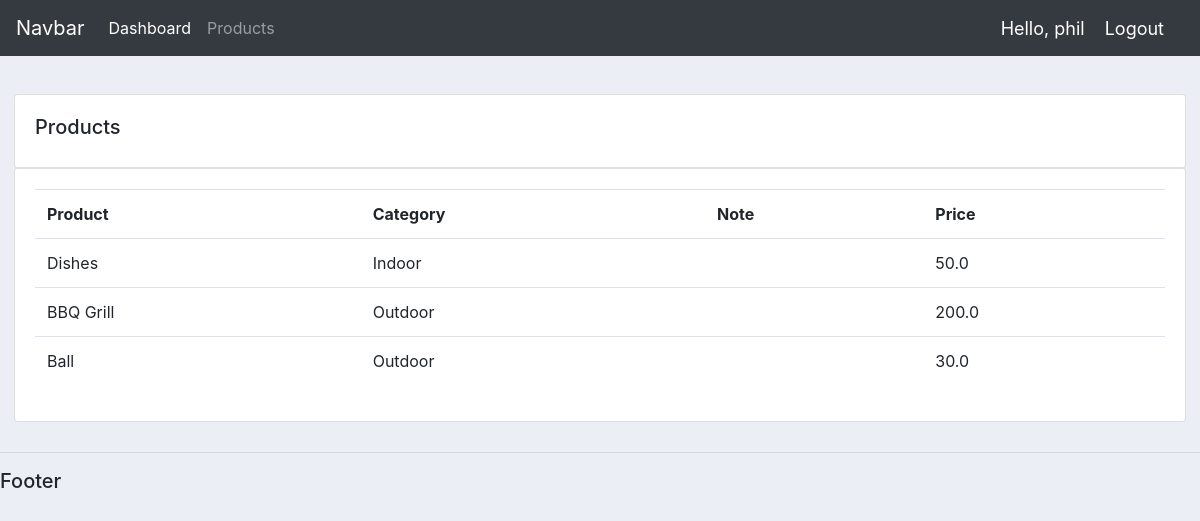
Screenshot of /products/ (signed in) with the database file from the repository.
### accounts/models.py (models this page shows, shortened)
class Product(models.Model):
    CATEGORY = (
        ('Indoor', 'Indoor'),
        ('Outdoor', 'Outdoor'),
    )
    name = models.CharField(max_length=200, null=True)
    price = models.FloatField(null=True)
    category = models.CharField(max_length=200, null=True, choices=CATEGORY)
    description = models.CharField(max_length=200, null=True, blank=True)
    tags = models.ManyToManyField(Tag)
    date_created = date_created = models.DateTimeField(auto_now_add=True, null=True)

### accounts/decorators.py (the view)
        def wrapper_func(request, *args, **kwargs):
            group = None
            if request.user.groups.exists():
                group = request.user.groups.all()[0].name
            if group in allowed_roles:
                return view_func(request, *args, **kwargs)
            else:
                return HttpResponse("You are not authorized to view this page")
            return view_func(request, *args, **kwargs)

### accounts/views.py (called while the page is built)
@login_required(login_url="login")
@allowed_users(allowed_roles=['admin'])
def products(request):
    products = Product.objects.all()
    return render(request, 'accounts/products.html', {'products': products})

### accounts/templates/accounts/products.html
{% extends 'accounts/main.html' %}
{% block content %}
<br>
<div class="row">
    <div class="col-md">
        <div class="card card-body">
            <h5> Products </h5>
        </div>
        <div class="card card-body">
            <table class="table">
                <tr>
                    <th>Product</th>
                    <th>Category</th>
                    <th>Note</th>
                    <th>Price</th>
                </tr>
                {% for product in products %}
                    <tr>
                        <td>{{product.name}}</td>
                        <td>{{product.category}}</td>
                        <td>{{product.note}}</td>
                        <td>{{product.price}}</td>
                    </tr>
                {% endfor %}
            </table>
        </div>
    </div>
</div>
{% endblock content %}

### accounts/templates/accounts/navbar.html (shortened to what this page needs)
<nav class="navbar navbar-expand-lg navbar-dark bg-dark">
    <a class="navbar-brand" href="#">Navbar</a>
    <div class="collapse navbar-collapse" id="navbarNav">
        <ul class="navbar-nav">
            <li class="nav-item active">
                <a class="nav-link" href="{% url 'home' %}">Dashboard</a>
            </li>
            <li class="nav-item">
                <a class="nav-link" href="{% url 'products' %}">Products</a>
            </li>
        </ul>
    </div>
    <span class="hello-msg">Hello, {{request.user}} </span>
    <span><a class="hello-msg" href="{% url 'logout' %}">Logout</a></span>
</nav>

### assets/css/main.css (style rules this page uses)
body { background-color: #ebeff5; }
.row { padding: 14px; }

### accounts/templates/accounts/navbar.html (style rules this page uses)
.hello-msg { font-size: 18px; color: #fff; margin-right: 20px; }

### rows the page displays
Product: name "Dishes", category "Indoor", price "50.0"
Product: name "BBQ Grill", category "Outdoor", price "200.0"
Product: name "Ball", category "Outdoor", price "30.0"

### other values shown
{{ request.user }} "phil"
